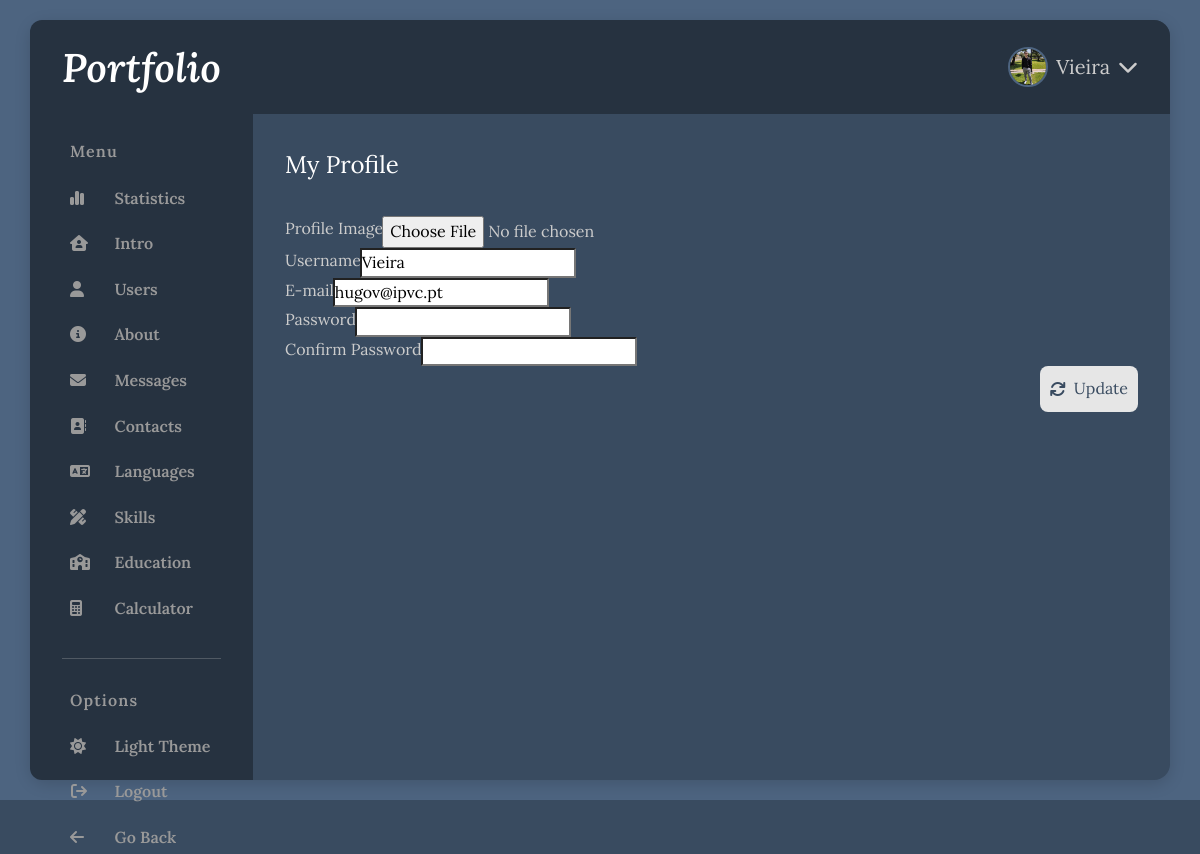
The page /pages/profile/index.php (signed in) on the database its author committed.
### tables this page shows
CREATE TABLE tblSection (
    id              int primary key auto_increment,
    section         varchar(50),
    icon            varchar(50)
);

CREATE TABLE tblUser (
    id              int primary key auto_increment,
    username        varchar(100),
    email           varchar(100),
    pass            varchar(100),
    imgPath         varchar(255),
    dtCreated       datetime default current_timestamp,
    role            int default 2,  
    state           int default 2,  
    FOREIGN KEY (role) REFERENCES tblRole(id),
    FOREIGN KEY (state) REFERENCES tblUserState(id)
);

### src/pages/profile/index.php (the view, shortened to what this page needs)
<?php
require_once('../../config/config.php');
?>
<!DOCTYPE html>
<html lang="en">
<head>
    <?php require_once('../../components/head_links.php'); ?>
</head>
<body>
<div id="dashboard-wrapper">
    <div id="dashboard-container">
        <?php require_once('../../components/sidebar.php'); ?>
        <main>
            <?php require_once('../../components/navbar.php'); ?>
            <article id="messages">
                <div class="article-title">
                    <span>My Profile</span>
                </div>
                <form action="../../server/profile.php" method="post" autocomplete="off" enctype="multipart/form-data">
                    <div class="input-group">
                        <label for="imageField">Profile Image</label>
                        <input type="file" name="image" id="imageField" accept="image/jpeg, image/png, image/jpg">
                    </div>
                    <div class="input-group">
                        <label for="usernameField">Username</label>
                        <input type="text" name="username" id="usernameField" value="<?= $user['username'] ?>" required autofocus>
                    </div>
                    <div class="input-group">
                        <label for="emailField">E-mail</label>
                        <input type="email" name="email" id="emailField" value="<?= $user['email'] ?>" required>
                    </div>
                    <div class="input-group">
                        <label for="passwordField">Password</label>
                        <input type="password" name="pass" id="passwordField">
                    </div>
                    <div class="input-group">
                        <label for="confirmPasswordField">Confirm Password</label>
                        <input type="password" name="confirmPass" id="confirmPasswordField">
                    </div>
                    <button class="button-icon" name="updateProfileSubmit" type="submit">
                        <i class="fa-regular fa-arrows-rotate"></i>
                        <span>Update</span>
                    </button>
                </form>
            </article>
        </main>
    </div>
</div>
</body>
</html>

### src/components/sidebar.php (shortened to what this page needs)
<div id="sidebar">
    <a href="../statistics/" class="sidebar-brand">Portfolio</a>
    <nav class="sidebar-tabs">
        <h5 class="sidebar-title">Menu</h5>
        <?php
        $sqlManagerSection = "
            SELECT s.section, s.icon
            FROM tblUser AS u, tblSection AS s, tblManagerSectionAccess AS msa
            WHERE u.id = msa.idManager AND s.id = msa.idSection AND u.id = :id";
        $sqlAdminSection = "SELECT * FROM tblSection";
        if($_SESSION['role'] == 1) {
            $stmt = $conn->prepare($sqlAdminSection);
        } else if ($_SESSION['role'] == 2) {
            $stmt = $conn->prepare($sqlManagerSection);
            $stmt->bindParam(':id', $_SESSION['id'], PDO::PARAM_INT);
        }
        $stmt->execute();
        if($stmt->rowCount() > 0) {
            while ($section = $stmt->fetch(PDO::FETCH_ASSOC)) { ?>
        <a href="../<?php echo strtolower($section['section']); ?>/" class="sidebar-link">
            <div class="sidebar-link-icon">
                <i class="fa-regular <?php echo $section['icon']; ?>"></i>
            </div>
            <span><?php echo $section['section'] ?></span>
        </a>
        <?php } } ?>
        <a href="../calculator/" class="sidebar-link">
            <div class="sidebar-link-icon">
                <i class="fa-regular fa-calculator"></i>
            </div>
            <span>Calculator</span>
        </a>
    </nav>
    <hr>
    <div class="sidebar-tabs">
        <h5 class="sidebar-title">Options</h5>
        <a href="#" class="sidebar-link" id="toggleLight">
            <div class="sidebar-link-icon">
                <i class="fa-regular" id="toggleLightIcon"></i>
            </div>
            <span id="toggleLightLabel">Light Theme</span>
        </a>
        <a href="?logout" class="sidebar-link">
            <div class="sidebar-link-icon">
                <i class="fa-regular fa-arrow-right-from-bracket"></i>
            </div>
            <span>Logout</span>
        </a>
        <a href="../portfolio/" class="sidebar-link">
            <div class="sidebar-link-icon">
                <i class="fa-regular fa-arrow-left"></i>
            </div>
            <span>Go Back</span>
        </a>
    </div>
</div>

### src/components/navbar.php (shortened to what this page needs)
<?php
$sql = "SELECT * FROM tblUser WHERE id = :id";
$stmt = $conn->prepare($sql);
$stmt->bindParam(':id', $_SESSION['id'], PDO::PARAM_INT);
$stmt->execute();
$user = $stmt->fetch(PDO::FETCH_ASSOC);
?>
<div id="navbar">
    <div class="navbar-section navbar-user">
        <div class="navbar-dropdown" id="navbar-dropdown">
            <img src="../../assets/images/<?php if(!empty($user['imgPath'])) { echo $user['imgPath']; } else { echo "user_notfound.png"; } ?>" class="navbar-img" alt="">
            <div class="navbar-dropdown-title"><?php echo $_SESSION['username']; ?></div>
            <i class="fa-regular fa-chevron-down"></i>
        </div>
    </div>
</div>

### src/assets/styles/main.css (style rules this page uses)
:root { --primary-variant: hsl(212, 25%, 20%); --primary: hsl(212, 25%, 30%); --secondary: hsl(212, 25%, 40%); --tertiary: hsl(212, 25%, 60%); --title-color: hsl(0, 0%, 100%); --subtitle-color: hsl(0, 0%, 90%); --text-color: hsl(0, 0%, 80%); --muted-color: hsl(0, 0%, 60%); --ff-base: 'Lora', serif; --fw-regular: 400; --fw-semibold: 500; --fw-bold: 600; --shadow: 0 0.25rem 1rem rgb(0 0 0 / 15%); --rounded-sm: .5rem; --rounded-md: .75rem; --rounded-lg: 1000vmax; }
* { padding: 0; margin: 0; box-sizing: border-box; outline: none; font-family: var(--ff-base); }
html { scroll-behavior: smooth; }
a { color: var(--tertiary); text-decoration: none; }
body { background-color: var(--primary); font-size: 1rem; font-weight: 400; line-height: 1.6; min-height: 100vh; }

### src/assets/styles/sidebar.css (style rules this page uses)
#sidebar { max-width: 300px; height: 100%; padding: 2rem; padding-top: 1rem; display: flex; flex-direction: column; background-color: var(--primary-variant); border-top-left-radius: .75rem; border-bottom-left-radius: .75rem; }
#sidebar hr { margin-block: 0px; }
#sidebar a, #sidebar a:hover, #sidebar a:focus { text-decoration: none; }
#sidebar .sidebar-brand-sm, #sidebar .sidebar-brand { color: var(--title-color); font-size: 2.5rem; font-weight: var(--fw-bold); font-style: italic; padding-bottom: .65rem; transition: color .2s; }
.sidebar-tabs { color: var(--muted-color); display: flex; flex-direction: column; gap: .75rem; flex-grow: 2; justify-content: flex-start; height: auto; margin: 2rem 0; }
.sidebar-title { font-size: 1rem; letter-spacing: 0.07rem; font-weight: var(--fw-bold); margin-left: .5rem; }
a.sidebar-link { display: flex; gap: 1rem; color: var(--muted-color); font-weight: var(--fw-bold); background-color: transparent; border-radius: var(--rounded-sm); padding: .25rem .5rem; font-size: 1rem; transition: color .2s ease-in-out, background-color .2s ease-in-out; }
.sidebar-link .sidebar-link-icon { flex-basis: calc(100% / 5); }
.sidebar-link i, .sidebar-link span { align-self: center; }

### src/assets/styles/navbar.css (style rules this page uses)
#navbar { display: flex; align-items: center; flex-direction: row; padding: 2rem; gap: 2rem; background-color: var(--primary-variant); border-top-right-radius: 1rem; }
.navbar-section { flex-grow: 1; min-height: 30px; font-size: 1.25rem; }
.navbar-user { display: flex; flex-direction: row; justify-content: flex-end; align-items: center; gap: 1rem; }
.navbar-img { width: 40px; border-radius: 50%; border: 2px solid var(--secondary); }
.navbar-dropdown { display: flex; flex-direction: row; gap: .5rem; align-items: center; cursor: pointer; position: absolute; user-select: none; }

### src/assets/styles/dashboard.css (style rules this page uses)
#dashboard-wrapper { width: 100%; height: 100vh; display: flex; justify-content: center; align-items: center; background-color: var(--secondary); }
#dashboard-container { --content-padding: 2rem; --content-gap: 2rem; display: flex; width: 95vw; height: 95vh; background-color: var(--primary); border-radius: 1rem; box-shadow: var(--shadow); font-weight: var(--fw-regular); font-size: 1rem; color: var(--text-color); }
#dashboard-container main { display: flex; flex-direction: column; width: 100%; flex-grow: 1; }
#dashboard-container article { --max-width: 1200px; display: flex; flex-direction: column; flex-grow: 1; margin-block: var(--content-padding); gap: var(--content-gap); overflow: auto; width: min(var(--max-width), 100% - (var(--content-padding) * 2)); margin-inline: auto; }
.article-title { font-size: 1.5rem; color: var(--title-color); display: flex; align-items: center; justify-content: space-between; flex-wrap: wrap; width: 100%; gap: 1rem; }
.button-icon { max-width: 300px; margin-left: auto; background-color: var(--subtitle-color); color: var(--primary); padding: .5rem 1rem; border-radius: var(--rounded-sm); border: 2px solid transparent; }
.button-icon i { margin-right: .5rem; }
article .button-icon { --button-size: .5rem; font-size: 1rem; padding: var(--button-size); display: flex; align-items: center; justify-content: space-between; text-align: center; }

### rows shown on the page
tblsection: section "Statistics"
tblsection: section "Intro"
tblsection: section "Users"
tblsection: section "About"
tblsection: section "Messages"
tblsection: section "Contacts"
tblsection: section "Languages"
tblsection: section "Skills"
tblsection: section "Education"
tbluser: imgPath (picture), username "Vieira", email "hugov@ipvc.pt"

### other values the page prints
$_SESSION['username'] "Vieira"
